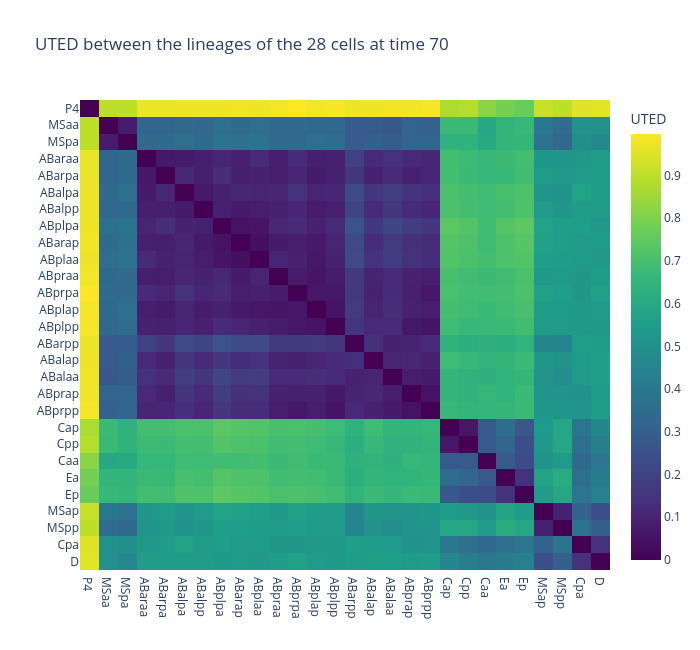

Write notebook code for a chart like this one.
### Markdown cell above
### Which lineages are alike?

At the 28-cell stage, every cell is the root of a lineage. Comparing all of
them pairwise (`unordered_tree_edit_distances_at_time_t`) and clustering
the distances groups lineages with similar division patterns and timing.

### Code cell
T28 = 70
worm.clear_comparisons()  # alignments are cached on the tree
roots = sorted(worm.time_nodes[T28], key=lambda n: worm.labels[n])
labels = [worm.labels[worm.get_chain_of_node(n)[0]] for n in roots]
with warnings.catch_warnings():  # the 378 alignments are cached: expected here
    warnings.filterwarnings("ignore", message="More than 100 comparisons")
    distances = worm.unordered_tree_edit_distances_at_time_t(T28, style="simple")
worm.clear_comparisons()

matrix = np.zeros((len(roots), len(roots)))
for (a, b), d in distances.items():
    i, j = roots.index(a), roots.index(b)
    matrix[i, j] = matrix[j, i] = d

order = leaves_list(linkage(squareform(matrix), method="average"))
fig = go.Figure(go.Heatmap(
    z=matrix[np.ix_(order, order)],
    x=[labels[i] for i in order], y=[labels[i] for i in order],
    colorscale="Viridis", colorbar=dict(title="UTED"),
))
fig.update_layout(title=f"UTED between the lineages of the {len(roots)} cells at time {T28}",
                  height=650, width=700, yaxis=dict(autorange="reversed"))
fig.show()

### Figure 1 — Plotly figure (JSON) as saved in the notebook; plotly's stock layout.template omitted (floating-point values rounded to 4 significant figures; data arrays with more than 128 entries replaced by an {"elided": "..."} marker saying what was removed)
{"data": [{"colorbar": {"title": {"text": "UTED"}}, "colorscale": [[0.0, "#440154"], [0.1111, "#482878"], [0.2222, "#3e4989"], [0.3333, "#31688e"], [0.4444, "#26828e"], [0.5556, "#1f9e89"], [0.6667, "#35b779"], [0.7778, "#6ece58"], [0.8889, "#b5de2b"], [1.0, "#fde725"]], "type": "heatmap", "x": ["P4", "MSaa", "MSpa", "ABaraa", "ABarpa", "ABalpa", "ABalpp", "ABplpa", "ABarap", "ABplaa", "ABpraa", "ABprpa", "ABplap", "ABplpp", "ABarpp", "ABalap", "ABalaa", "ABprap", "ABprpp", "Cap", "Cpp", "Caa", "Ea", "Ep", "MSap", "MSpp", "Cpa", "D"], "y": ["P4", "MSaa", "MSpa", "ABaraa", "ABarpa", "ABalpa", "ABalpp", "ABplpa", "ABarap", "ABplaa", "ABpraa", "ABprpa", "ABplap", "ABplpp", "ABarpp", "ABalap", "ABalaa", "ABprap", "ABprpp", "Cap", "Cpp", "Caa", "Ea", "Ep", "MSap", "MSpp", "Cpa", "D"], "z": {"elided": "28x28 float values"}}], "layout": {"height": 650, "title": {"text": "UTED between the lineages of the 28 cells at time 70"}, "width": 700, "yaxis": {"autorange": "reversed"}}}
